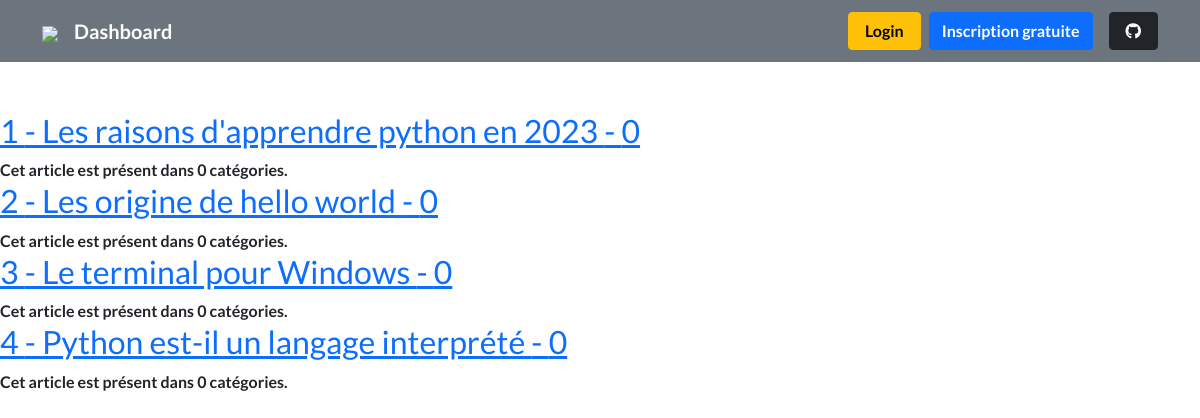
Before: / (signed in) with the older database file.
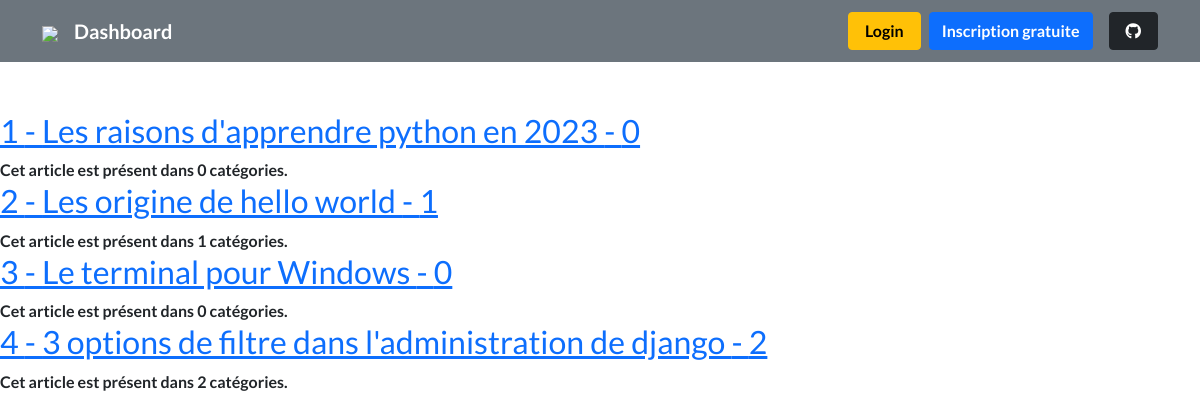
After: the same page with the newer database file.
### blog/models.py (models this page shows, shortened)
class BlogPost(models.Model):
    author = models.ForeignKey(User, on_delete=models.SET_NULL, null=True)
    category = models.ManyToManyField(Category)
    title = models.CharField(max_length=100)
    slug = models.SlugField()
    published = models.BooleanField(default=False)
    date = models.DateField(blank=True, null=True)
    content = models.TextField()
    description = models.TextField()
    class Meta:
        verbose_name = "Article"

### WebSites/views.py (the view)
# urls.py: path('', blog_posts, name="blog-index"),
@login_required()
def blog_posts(request):
    posts = BlogPost.objects.all()
    return render(request, 'blog/index.html', context={'posts': posts})
    """
    blog_post = get_object_or_404(BlogPost, pk=2)
    return HttpResponse(blog_post.content)
    """

### blog/templates/blog/index.html (shortened to what this page needs)
{% extends 'blog/base.html' %}
 {% block content %}
     {% for blog_post in posts %}
    {% with categories=blog_post.category.count %}
    <a href="{% url 'blog-post' blog_post.slug  %}">
    <h2 >{{ forloop.counter }} - {{ blog_post.title }} - {{categories}}</h2>
    </a>
    <strong> Cet article est présent dans {{ categories }} catégories.</strong>
    {% endwith %}
{% endfor %}
 {% endblock %}

### blog/templates/blog/base.html (shortened to what this page needs)
{% load static %}
<!doctype html>
<html lang="en">
<head>
    <link rel="stylesheet" href="https://cdnjs.cloudflare.com/ajax/libs/font-awesome/6.5.1/css/all.min.css">
    <link href="https://cdn.jsdelivr.net/npm/bootstrap@5.0.2/dist/css/bootstrap.min.css" rel="stylesheet">
    <link rel="stylesheet" href="{% static 'css/style.css' %}">
</head>
<body>
<nav class="navbar navbar-expand-lg navbar-light bg-secondary">
    <div class="container">
        <a class="navbar-brand me-2" href="">
            <img
                    src="logo.jpg"
                    height="16"
                    alt=" "
            />
        </a>
        <div class="collapse navbar-collapse" id="navbarButtonsExample">
            <ul class="navbar-nav me-auto mb-2 mb-lg-0">
                <li class="nav-item">
                    <a class="nav-link" href="#" style="color: white ; font-size: 20px" ><strong>Dashboard</strong> </a>
                </li>
            </ul>
            <div class="d-flex align-items-center">
                <button data-mdb-ripple-init type="button" class="btn btn-warning px-3 me-2">
                   <strong>Login</strong>
                </button>
                <button data-mdb-ripple-init type="button" class="btn btn-primary me-3">
                    <strong>Inscription gratuite</strong>
                </button>
                <a
                        data-mdb-ripple-init
                        class="btn btn-dark px-3"
                        href="https://github.com/BAKJUNIOR"
                        role="button"
                ><i class="fab fa-github"></i
                ></a>
            </div>
        </div>
    </div>
</nav>
 {% block content %}{% endblock %}
</body>
</html>

### blog/static/css/style.css (style rules this page uses)
html, body { height: 100%; margin: 0; border: 0; font-family: 'Lato', sans-serif; }
body { background-repeat: no-repeat; background-size: cover; }
nav { margin-bottom: 50px; }

Changed rows visible on the page:
changed BlogPost "Les origine de hello world": category.count "0" → "1"
changed BlogPost: title "Python est-il un langage interprété" → "3 options de filtre dans l'administration de django"; category.count "0" → "2"
